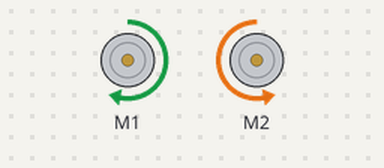
Simulated run of this sketch. Board: Arduino Uno, built with avr-gcc and run on an emulated ATmega328P. On the bench: 2 × DC motor (green arrow = forward, orange = backward, longer = faster). Random numbers use the default seed unless the sketch sets one; what the sketch prints to the serial monitor is not drawn.

Above: at 0.05 s.
At 60.22 s:
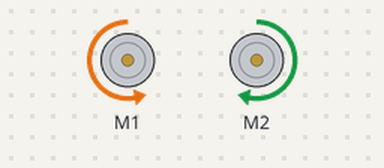
Timing chart, 0 to 63.1 s (numbered marks = the images above):
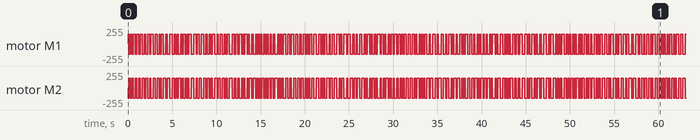

The sketch:

JohnSextonRobot.ino
```cpp
#include <Wire.h>
#include <Adafruit_MotorShield.h>
#include "utility/Adafruit_MS_PWMServoDriver.h"

// Create the motor shield object with the default I2C address
Adafruit_MotorShield AFMS = Adafruit_MotorShield();

Adafruit_DCMotor *myMotor = AFMS.getMotor(1);
Adafruit_DCMotor *myOtherMotor = AFMS.getMotor(2);

void setup() {
  Serial.begin(9600);           // set up Serial library at 9600 bps
  Serial.println("Adafruit Motorshield v2 - DC Motor test!");

  AFMS.begin();
  myMotor->setSpeed(150);
  myOtherMotor->setSpeed(150);

}

void loop() {
  myMotor->run(FORWARD);
  myOtherMotor->run(BACKWARD);
  delay(random(100,300));
  myMotor->run(BACKWARD);
  myOtherMotor->run(FORWARD);
  delay(random(100,300));
}
```

Measured:
- by itself, motor M1, motor M2: moves between backward 150/255 and forward 150/255, repeating every 48.6 s
